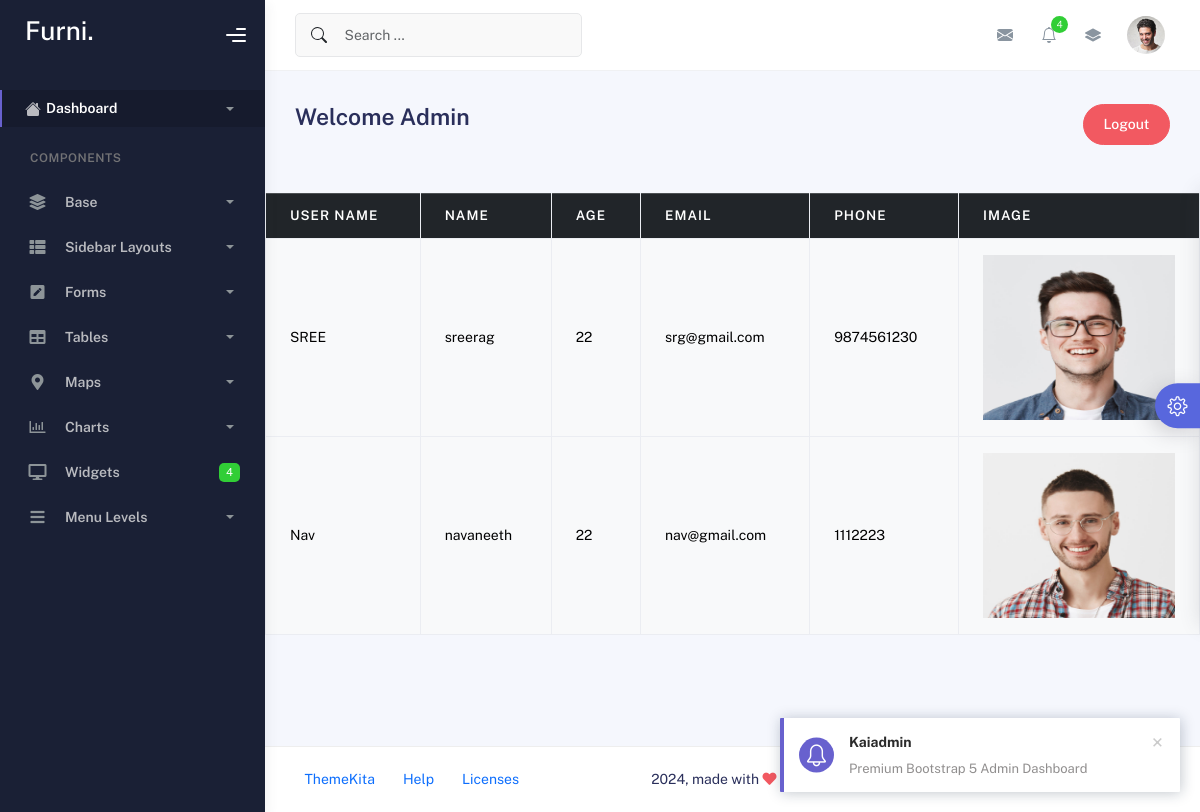
Screenshot of /display_customer/ with the database file from the repository.
### ecomapp/models.py (models this page shows, shortened)
class Customer(models.Model):
    user=models.OneToOneField('CustomUser',on_delete=models.CASCADE,related_name='customer')
    Name=models.CharField(max_length=100)
    Age=models.IntegerField()
    Phone=models.IntegerField()
    Email=models.EmailField(max_length=100)
    Image = models.ImageField(upload_to='customer/', blank=True, null=True)

class CustomUser(AbstractUser):
    is_seller=models.BooleanField(default=False)
    is_customer=models.BooleanField(default=False)

### ecomapp/views.py (the view)
# urls.py: path('display_customer/',views.display_customer,name='display_customer'),
def display_customer(req):
    data=Customer.objects.all()
    return render(req,'display_customer.html',{'data':data})

### templates/display_customer.html
{% extends 'admin.html' %}
{% block content %}
    <table class="table table-hover table-stripped table-bordered" style="margin: auto;">
      <thead class="table-dark">
        <tr>
          <th scope="col">User Name</th>
          <th scope="col">Name</th>
          <th scope="col">Age</th>
          <th scope="col">Email</th>
          <th scope="col">Phone</th>
          <th scope="col">Image</th>
        </tr>
      </thead>
      <tbody>
        {% for i in data %}
        <tr class="table-light">
            <td>{{i.user.username}}</td>
            <td>{{i.Name}}</td>
            <td>{{i.Age}}</td>
            <td>{{i.Email}}</td>
            <td>{{i.Phone}}</td>
            <td>
            <img src="{{i.Image.url}}" alt="" style="width: 100%; height: 165px;">
          </td>
        </tr>
        {% endfor %}
      </tbody>
    </table>
    <br>
    <br>
{% endblock %}

### rows the page displays
Customer: user.username "SREE", Name "sreerag", Age "22", Email "srg@gmail.com", Phone "9874561230", Image (picture)
Customer: user.username "Nav", Name "navaneeth", Age "22", Email "nav@gmail.com", Phone "1112223", Image (picture)
